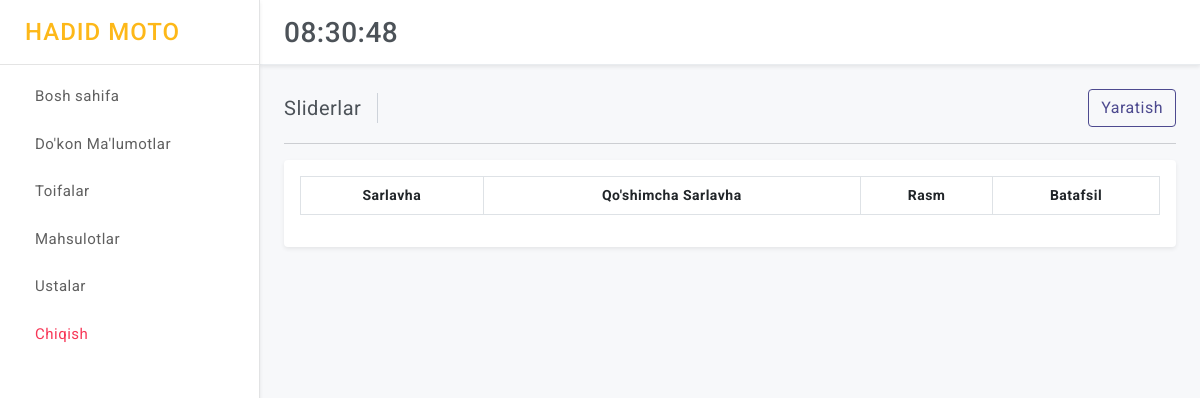
The app's page /sklad/sliders/ (signed in), older data.
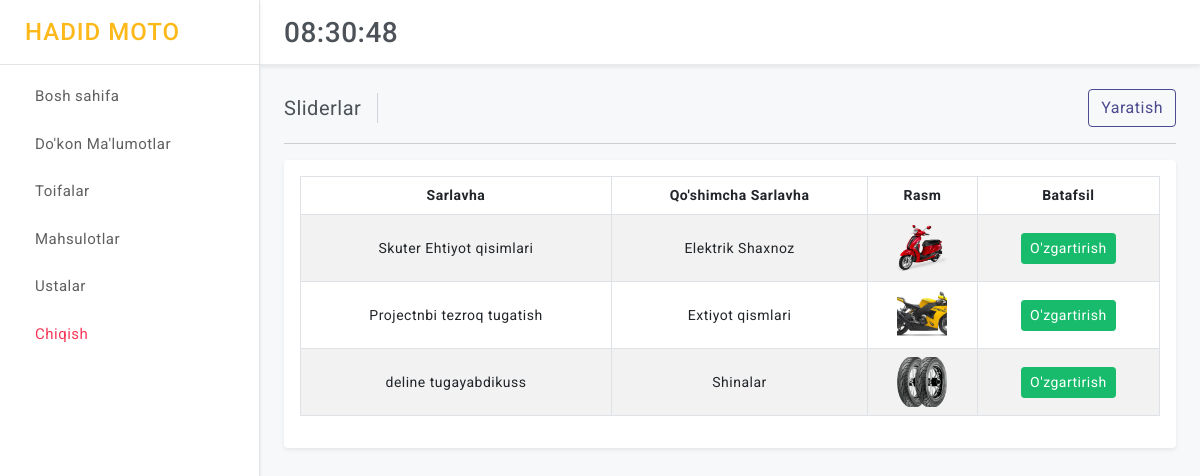
The same page, newer data.
### control/models.py (models this page shows, shortened)
class Slider(models.Model):
    category = models.ForeignKey(Category, on_delete=models.CASCADE)
    subtitle = models.CharField(max_length=250, default="", blank=True)
    priority = models.IntegerField(default=0)
    content = models.TextField(default="", blank=True)
    image = ResizedImageField(size=[400, 400], quality=100, upload_to="slider/")
    class Meta:
        ordering = ('-priority',)

class Category(models.Model):
    title = models.CharField(max_length=250)
    priority = models.IntegerField(default=0)
    slug = models.CharField(max_length=250, default="")
    nav = models.BooleanField(default=False) # False bosa popular emas True bo'lsa popular
    available = models.BooleanField(default=True) # False bosa o'chgan
    is_active = models.BooleanField(default=True) # False bosa bloklangan
    class Meta:
        ordering = ('-priority',)

### control/views.py (the view)
# urls.py: path("sliders/", views.control_sliders_all, name="control_sliders_all"),
@login_required(login_url='login')
def control_sliders_all(request):
    sliders = Slider.objects.all()
    categories = Category.objects.filter(available=True, is_active=True)
    context = {
        "base": base_context(request=request),
        "sliders":sliders
    }
    return render(request, "control/sliders/all.html", context)

### control/views.py (called while the page is built)
def base_context(request):
    try:
        code = request.build_absolute_uri().split('?')[1]
    except:
        code = None
    context = {
        "code": code
    }
    return context

### templates/control/sliders/all.html (shortened to what this page needs)
{% extends 'control/base.html' %}
{% load static %}
      {% block page_title %}Sliderlar{% endblock page_title %}
      {% block add %}
      <div class="ms-auto d-block">
        <div class="btn-group">
          <a href="{% url 'control_slider_add' %}" class="btn btn-outline-primary d-block">Yaratish</a>
        </div>
      </div>
      {% endblock add %}
      {% block content %}
            <div class="card">
                <div class="card-body">
                    <div class="table-responsive">
                        <table id="example" class="table table-striped table-bordered" style="width:100%">
                            <thead>
                                <tr class="text-center">
                                    <th>Sarlavha</th>
                                    <th>Qo'shimcha Sarlavha</th>
                                    <th>Rasm</th>
                                    <th>Batafsil</th>
                                </tr>
                            </thead>
                            <tbody>
                                {% for slider in sliders %}
                                <tr style="vertical-align: middle; text-align: center;">
                                    <td>{{ slider.category.title }}</td>
                                    <td>{{ slider.subtitle }}</td>
                                    <td><img height="50" width="50"  class="rounded" src="{{slider.image.url}}" alt="img_not_found" style="object-fit: cover;"></td>
                                    <td><a href="{% url 'control_slider_detail' slider.id  %}" class="btn btn-success btn-sm"> O'zgartirish </a></td>
                                </tr>
                                {% endfor %}
                            </tbody>
                        </table>
                    </div>
                </div>
            </div>
      {% endblock content %}

Row changes from the older to the newer data that the page shows:
added Slider: category "Skuter Ehtiyot qisimlari", subtitle "Elektrik Shaxnoz", image (picture)
added Slider: category "Projectnbi tezroq tugatish", subtitle "Extiyot qismlari", image (picture)
added Slider: category "deline tugayabdikuss", subtitle "Shinalar", image (picture)
